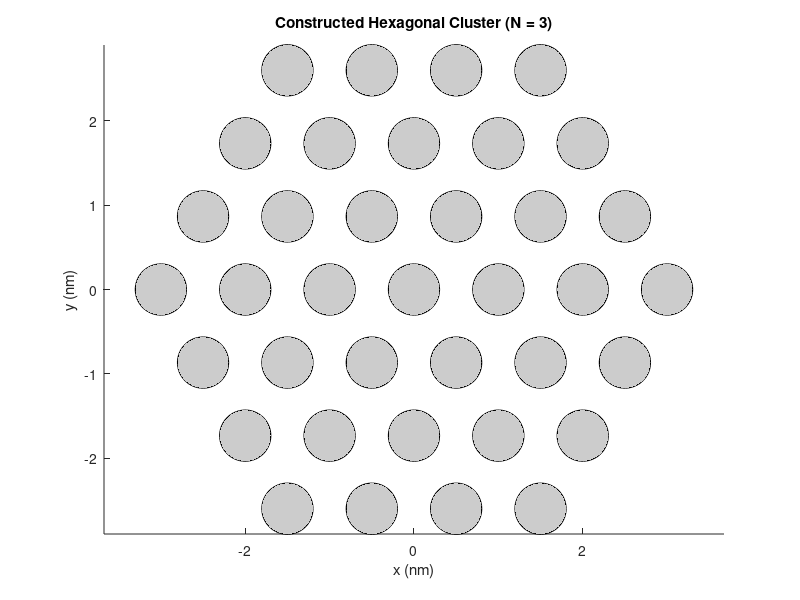
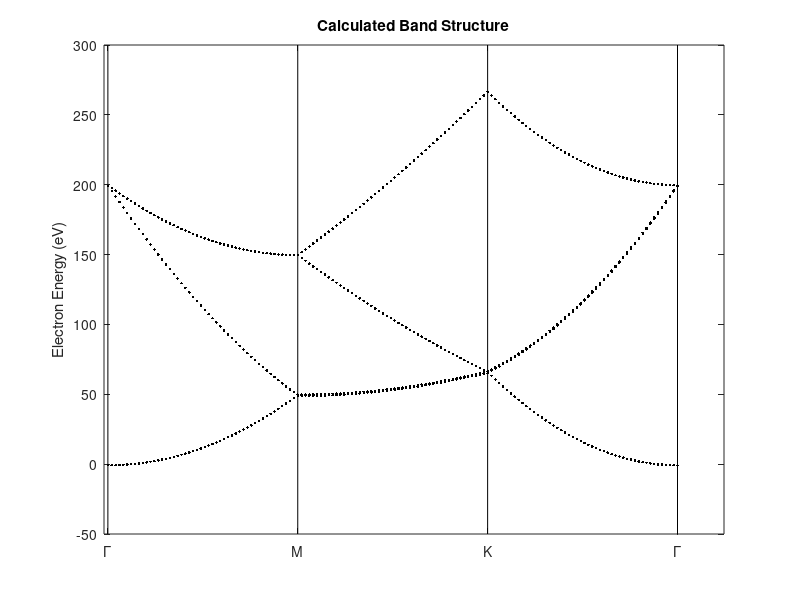

MATLAB code to generate these figures, in order:
% =========================================================================
% EPWE Calculation for Hexagonal Lattice Band Structure
% =========================================================================
clear; clc; close all;

%% 1. Problem Inputs & Itemize Region Properties
% These are representative parameters. You can adjust them to match your 
% specific metallic material's effective mass and potential landscape.
a = 1.0;            % Lattice constant (e.g., in nm)
R = 0.3 * a;        % Radius of the circular potential regions
V0 = -2.5;          % Potential depth/barrier (eV)
m_eff = 1.0;        % Effective mass (relative to free electron mass m0)
C_kin = 3.80998 / m_eff; % hbar^2 / 2m0 scaling factor in eV*nm^2

%% 2. Construct Geometry (Real Space - Hexagonal Shape)
% Hexagonal real space translation vectors
a1 = a * [1, 0];
a2 = a * [0.5, sqrt(3)/2];

figure('Name', 'Hexagonal Cluster Geometry'); hold on;
N_rings = 3; % Number of rings to form the large hexagon

for n1 = -N_rings:N_rings
    % Calculate the range for n2 to maintain a hexagonal boundary
    % Condition: |n1| <= N, |n2| <= N, and |n1 + n2| <= N
    n2_min = max(-N_rings, -n1 - N_rings);
    n2_max = min(N_rings, -n1 + N_rings);
    
    for n2 = n2_min:n2_max
        % Calculate real space lattice point center
        R_vec = n1 * a1 + n2 * a2;
        
        % Draw circular potential barrier
        theta = linspace(0, 2*pi, 50);
        x_circle = R_vec(1) + R * cos(theta);
        y_circle = R_vec(2) + R * sin(theta);
        
        % Plotting the circle outline
        plot(x_circle, y_circle, 'k-', 'LineWidth', 1.2);
        
        % Fill the circle to represent the potential Vs(r) regions
        fill(x_circle, y_circle, [0.8 0.8 0.8], 'EdgeColor', 'none'); 
    end
end

axis equal; 
grid off; 
title(['Constructed Hexagonal Cluster (N = ', num2str(N_rings), ')']);
xlabel('x (nm)'); ylabel('y (nm)');
set(gca, 'Color', 'w'); % Set background to white

%% 3. Numerical Considerations (Reciprocal Space & Discretization)
% Reciprocal lattice vectors for hexagonal lattice
b1 = (2*pi/a) * [1, -1/sqrt(3)];
b2 = (2*pi/a) * [0, 2/sqrt(3)];

% Optimize discretization: Define finite reciprocal lattice vectors (G)
N_G_max = 3; % Cutoff for G-vectors (increase for higher accuracy, 3 yields ~49 vectors)
G_vectors = [];
for n1 = -N_G_max:N_G_max
    for n2 = -N_G_max:N_G_max
        G_vectors = [G_vectors; n1*b1 + n2*b2];
    end
end
num_G = size(G_vectors, 1);

%% 4. Define Potential V(G) Matrix Elements
% Calculate filling fraction of the circular region
A_cell = a^2 * sqrt(3) / 2; % Area of hexagonal unit cell
f = pi * R^2 / A_cell;

% Create Fourier coefficient matrix for the potential V(G - G')
V_mat = zeros(num_G, num_G);
for i = 1:num_G
    for j = 1:num_G
        G_diff = G_vectors(i, :) - G_vectors(j, :);
        G_mag = norm(G_diff);
        
        % Analytical Fourier transform of a 2D circular step potential
        if G_mag < 1e-6 
            V_mat(i, j) = V0 * f; % G = 0 case
        else
            V_mat(i, j) = V0 * f * 2 * besselj(1, G_mag*R) / (G_mag*R);
        end
    end
end

%% 5. Define k-point Path (Brillouin Zone High Symmetry Points)
% Standard high-symmetry points for a hexagonal lattice
Gamma = [0, 0];
M     = (pi/a) * [1, 1/sqrt(3)];
K     = (4*pi/(3*a)) * [1, 0];

num_k_pts = 50; % Resolution of the band structure plot
k1 = [linspace(Gamma(1), M(1), num_k_pts)', linspace(Gamma(2), M(2), num_k_pts)'];
k2 = [linspace(M(1), K(1), num_k_pts)',     linspace(M(2), K(2), num_k_pts)'];
k3 = [linspace(K(1), Gamma(1), num_k_pts)', linspace(K(2), Gamma(2), num_k_pts)'];

% Combine path (removing duplicate joining points)
k_path = [k1(1:end-1, :); k2(1:end-1, :); k3];
total_k = size(k_path, 1);

%% 6. EPWE Calculations: Solve the Eigenvalue Problem
num_bands = 4; % Number of lowest energy bands to extract
E_bands = zeros(total_k, num_bands);

% Loop over all k-points in the path
for i = 1:total_k
    k = k_path(i, :);
    H = zeros(num_G, num_G);
    
    % Construct the Hamiltonian matrix
    for row = 1:num_G
        for col = 1:num_G
            if row == col
                % Diagonal elements: Kinetic Energy + V(0)
                k_plus_G = k + G_vectors(row, :);
                H(row, col) = C_kin * norm(k_plus_G)^2 + V_mat(row, col);
            else
                % Off-diagonal elements: V(G - G')
                H(row, col) = V_mat(row, col);
            end
        end
    end
    
    % Solve the eigenvalue problem H * c = E * c
    evals = eig(H);
    evals = sort(real(evals)); % Sort energies from lowest to highest
    E_bands(i, :) = evals(1:num_bands);
end

%% 7. Problem Outputs: Plot the Band Structure
figure('Name', 'Band Structure E_nk'); hold on;
x_axis = 1:total_k;

% Plot using black dots to match the style of your third image
for b = 1:num_bands
    plot(x_axis, E_bands(:, b), 'k.', 'MarkerSize', 6);
end

% Annotate high symmetry points on the X-axis
x_M = num_k_pts;
x_K = 2*num_k_pts - 1;
x_Gamma_end = total_k;

% Get current Y-axis limits to draw vertical lines spanning the whole graph
y_limits = ylim; 

% Draw vertical lines for high-symmetry points (Compatible with older MATLAB versions)
plot([1, 1], y_limits, 'k-', 'HandleVisibility', 'off');
plot([x_M, x_M], y_limits, 'k-', 'HandleVisibility', 'off');
plot([x_K, x_K], y_limits, 'k-', 'HandleVisibility', 'off');
plot([x_Gamma_end, x_Gamma_end], y_limits, 'k-', 'HandleVisibility', 'off');

% Set custom X-axis ticks and labels
set(gca, 'XTick', [1, x_M, x_K, x_Gamma_end]);
set(gca, 'XTickLabel', {'\Gamma', 'M', 'K', '\Gamma'});

ylabel('Electron Energy (eV)');
title('Calculated Band Structure');
box on;
